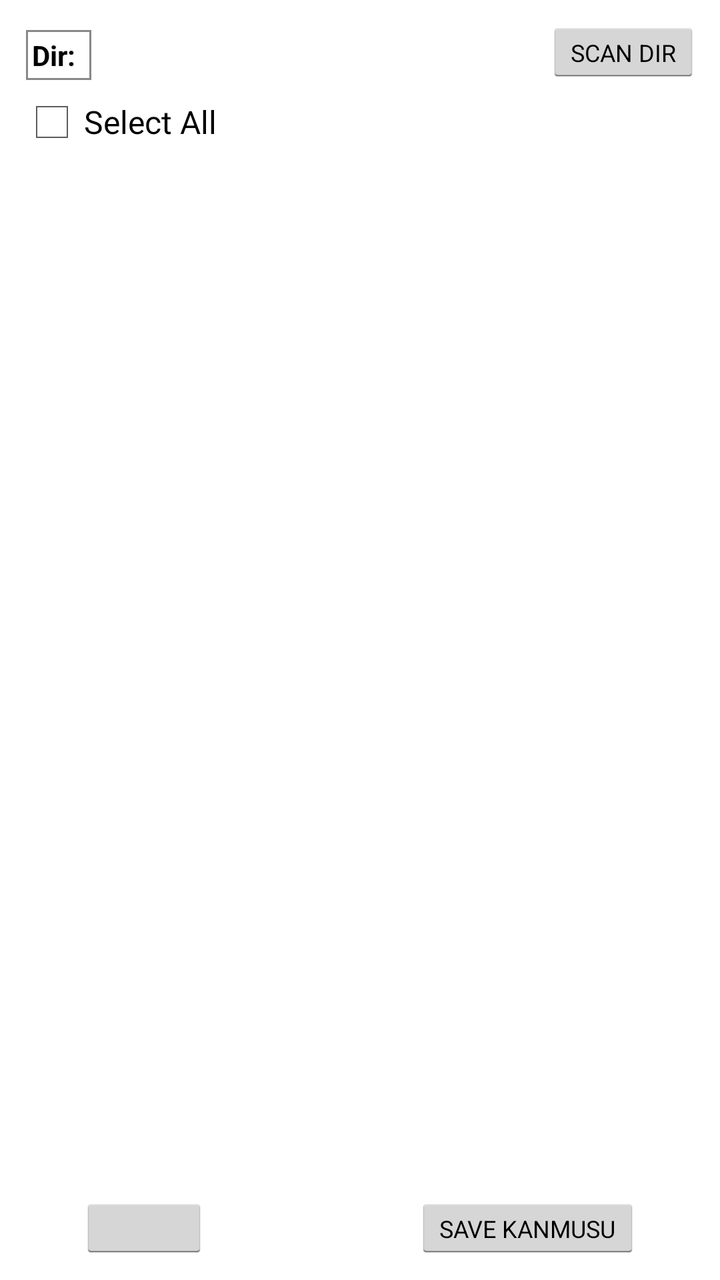
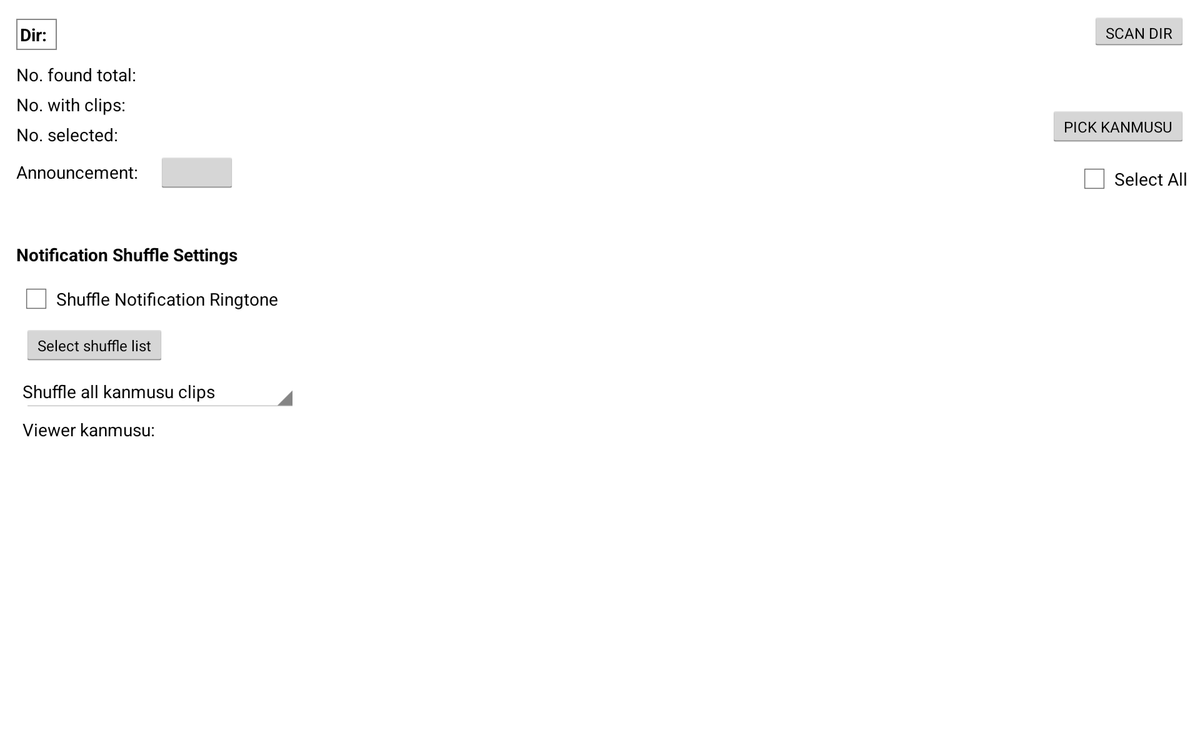

First picture: res/layout/ on a phone held upright. Second picture: the repository's own variant of that layout, on a device whose configuration matches the variant's folder. Source for both follows.
<!-- AndroidManifest.xml: application theme AppTheme -->
<!-- res/layout/fragment_kanmusu.xml -->
<RelativeLayout xmlns:android="http://schemas.android.com/apk/res/android"
    android:layout_width="match_parent"
    android:layout_height="match_parent"
    android:padding="10dp" >
    
    <LinearLayout 
        android:id="@+id/dirSelect"
        android:layout_width="wrap_content"
        android:layout_height="wrap_content"
        android:background="@drawable/back"
        android:padding="3dp"
        android:layout_marginTop="5dp"
        android:layout_marginLeft="3dp" >
        
	    <TextView
	        android:id="@+id/dirTitle"
	        android:layout_width="wrap_content"
	        android:layout_height="wrap_content"
	        android:text="@string/dirtitle"
	        style="@style/titletext" />
	    
	    <TextView
	        android:id="@+id/dirText"
	        android:layout_width="wrap_content"
	        android:layout_height="wrap_content"
	        android:layout_marginLeft="5dp"
	        style="@style/medtext" />
	    
    </LinearLayout>
        
    <Button
        android:id="@+id/scanButton"
        style="@style/button"
        android:layout_width="wrap_content"
        android:layout_alignParentTop="true"
        android:layout_alignParentRight="true"
        android:text="@string/scandir" />
    
    <CheckBox
        android:id="@+id/selectAllBox"
        android:layout_width="wrap_content"
        android:layout_height="wrap_content"
        android:layout_alignParentLeft="true"
        android:layout_below="@+id/dirSelect"
        android:layout_marginTop="5dp"
        android:text="@string/selectall" />
    
    <ScrollView
        android:id="@+id/kanmusuScroll"
        android:layout_width="wrap_content"
        android:layout_height="fill_parent"
        android:layout_above="@+id/saveButton"
        android:layout_below="@+id/selectAllBox"
        android:fadeScrollbars="false"
        android:verticalScrollbarPosition="left" >
        
	    <TableLayout
	        android:id="@+id/kanmusuTable"
	        android:layout_width="match_parent"
	        android:layout_height="wrap_content"
	        android:layout_marginLeft="5dp" >       
	    </TableLayout>
	    
    </ScrollView>
	
    <Button
        android:id="@+id/enableButton"
        style="@style/button"
        android:layout_width="wrap_content"
        android:layout_alignParentBottom="true"
        android:layout_alignParentLeft="true"
        android:layout_marginLeft="30dp"
        android:layout_marginTop="5dp" />
    
    <Button
        android:id="@+id/saveButton"
        style="@style/button"
        android:layout_width="wrap_content"
        android:layout_alignParentBottom="true"
        android:layout_alignParentRight="true"
        android:layout_marginRight="30dp"
        android:layout_marginTop="5dp"
        android:text="@string/savekanmusu" />

</RelativeLayout>
<!-- resources referenced by this layout -->
<resources>
  <!-- drawable back (drawable) -->
  <shape xmlns:android="http://schemas.android.com/apk/res/android" android:shape="rectangle" >
     <solid android:color="#ffffff" />
     <stroke android:width="1dip" android:color="#888888"/>
  </shape>
  <string name="dirtitle">Dir:</string>
  <string name="savekanmusu">SAVE KANMUSU</string>
  <string name="scandir">SCAN DIR</string>
  <string name="selectall">Select All</string>
  <style name="button" parent="AppBaseTheme">
          <item name="android:layout_height">32dp</item>
          <item name="android:textSize">12sp</item>
      </style>
  <style name="medtext" parent="AppBaseTheme">
          <item name="android:textSize">14sp</item>
          <item name="android:shadowColor">#ECECEC</item>
          <item name="android:shadowDx">1</item>
          <item name="android:shadowDy">1</item>
          <item name="android:shadowRadius">2</item>
      </style>
  <style name="titletext" parent="AppBaseTheme">
          <item name="android:textSize">14sp</item>
          <item name="android:textStyle">bold</item>
          <item name="android:shadowColor">#ECECEC</item>
          <item name="android:shadowDx">1</item>
          <item name="android:shadowDy">1</item>
          <item name="android:shadowRadius">2</item>
      </style>
  <style name="AppTheme" parent="AppBaseTheme">
          
          <item name="android:displayOptions">useLogo|showHome</item>
          <item name="android:spinnerItemStyle">@style/SpinnerItem</item>
      </style>
  <style name="AppBaseTheme" parent="android:Theme.Holo.Light.DarkActionBar">
          
      </style>
  <style name="SpinnerItem" parent="android:Widget.TextView.SpinnerItem">
          <item name="android:textAppearance">@style/TextAppearanceSpinnerItem</item>
          <item name="android:shadowColor">#ECECEC</item>
          <item name="android:shadowDx">1</item>
          <item name="android:shadowDy">1</item>
          <item name="android:shadowRadius">2</item>
      </style>
  <style name="TextAppearanceSpinnerItem" parent="android:TextAppearance.Widget.TextView.SpinnerItem">
          <item name="android:textColor">#000</item>
          <item name="android:textSize">14sp</item>        
      </style>
</resources>
<!-- res/layout-sw600dp-land/fragment_kanmusu.xml (the repository's variant of the layout above) -->
<!-- drawn on a 7-inch tablet turned sideways -->
<RelativeLayout xmlns:android="http://schemas.android.com/apk/res/android"
    android:layout_width="match_parent"
    android:layout_height="match_parent"
    android:padding="10dp" >
    
    <RelativeLayout
        android:id="@+id/kanmusuBgLayout"
        android:layout_width="fill_parent"
        android:layout_height="fill_parent"
        android:layout_alignParentBottom="true"
        android:layout_centerHorizontal="true" >
        
	    <ImageView
	        android:id="@+id/kanmusuBgImage"
	        android:layout_width="fill_parent"
	        android:layout_height="fill_parent"       
	        android:layout_marginBottom="10dp"
	        android:layout_above="@+id/kanmusuBgText"       
	        android:adjustViewBounds="true"
	        android:scaleType="fitCenter"
	        android:contentDescription="@string/bgdesc" />
	    
	    <TextView
	        android:id="@+id/kanmusuBgText"
	        style="@style/medtext"
	        android:layout_width="wrap_content"
	        android:layout_height="wrap_content"
	        android:layout_marginBottom="5dp"
	        android:layout_alignParentBottom="true"
	        android:layout_centerInParent="true" />
    
   	</RelativeLayout>
    
    <LinearLayout 
        android:id="@+id/dirSelect"
        android:layout_width="wrap_content"
        android:layout_height="wrap_content"
        android:background="@drawable/back"
        android:padding="3dp"
        android:layout_marginTop="5dp"
        android:layout_marginLeft="3dp"
        android:layout_marginStart="3dp" >
        
	    <TextView
	        android:id="@+id/dirTitle"
	        style="@style/titletext"
	        android:layout_width="wrap_content"
	        android:layout_height="wrap_content"
	        android:text="@string/dirtitle" />
	    
	    <TextView
	        android:id="@+id/dirText"
	        style="@style/medtext"
	        android:layout_width="wrap_content"
	        android:layout_height="wrap_content"
	        android:layout_marginLeft="5dp"
	        android:layout_marginStart="5dp" />
	    
    </LinearLayout>
    
    <TextView
        android:id="@+id/foundTextTitle"
        style="@style/medtext"
        android:layout_width="wrap_content"
        android:layout_height="wrap_content"
        android:layout_alignLeft="@+id/dirSelect"
        android:layout_alignStart="@+id/dirSelect"
        android:layout_below="@+id/dirSelect"
        android:layout_marginTop="10dp"
        android:text="@string/numfoundtitle" />
    
    <TextView
        android:id="@+id/foundText"
        style="@style/medtext"
        android:layout_width="wrap_content"
        android:layout_height="wrap_content"
        android:layout_alignBottom="@+id/foundTextTitle"
        android:layout_toRightOf="@+id/foundTextTitle"
        android:layout_toEndOf="@+id/foundTextTitle"
        android:layout_marginLeft="5dp"
        android:layout_marginStart="5dp" />
    
    <TextView
        android:id="@+id/clipsTextTitle"
        style="@style/medtext"
        android:layout_width="wrap_content"
        android:layout_height="wrap_content"
        android:layout_alignLeft="@+id/dirSelect"
        android:layout_alignStart="@+id/dirSelect"
        android:layout_below="@+id/foundTextTitle"
        android:layout_marginTop="5dp"
        android:text="@string/numclipstitle" />
    
    <TextView
        android:id="@+id/clipsText"
        style="@style/medtext"
        android:layout_width="wrap_content"
        android:layout_height="wrap_content"
        android:layout_alignBottom="@+id/clipsTextTitle"
        android:layout_toRightOf="@+id/clipsTextTitle"
        android:layout_toEndOf="@+id/clipsTextTitle"
        android:layout_marginLeft="5dp"
        android:layout_marginStart="5dp" />
    
    <TextView
        android:id="@+id/useTextTitle"
        style="@style/medtext"
        android:layout_width="wrap_content"
        android:layout_height="wrap_content"
        android:layout_alignLeft="@+id/dirSelect"
        android:layout_alignStart="@+id/dirSelect"
        android:layout_below="@+id/clipsTextTitle"
        android:layout_marginTop="5dp"
        android:text="@string/numusetitle" />
    
    <TextView
        android:id="@+id/useText"
        style="@style/medtext"
        android:layout_width="wrap_content"
        android:layout_height="wrap_content"
        android:layout_alignBottom="@+id/useTextTitle"
        android:layout_toRightOf="@+id/useTextTitle"
        android:layout_toEndOf="@+id/useTextTitle"
        android:layout_marginLeft="5dp"
        android:layout_marginStart="5dp" />
    
    <Button
        android:id="@+id/scanButton"
        style="@style/button"
        android:layout_width="wrap_content"
        android:layout_alignParentRight="true"
        android:layout_alignParentEnd="true"
        android:layout_alignBottom="@+id/dirSelect"
        android:text="@string/scandir" />
    
    <Button
        android:id="@+id/pickButton"
        style="@style/button"
        android:layout_width="wrap_content"
        android:layout_alignBottom="@id/useTextTitle"
        android:layout_alignParentRight="true"
        android:layout_alignParentEnd="true"
        android:text="@string/pickkanmusu" />
    
    <CheckBox
        android:id="@+id/selectAllBox"
        style="@style/medtext"
        android:layout_width="wrap_content"
        android:layout_height="wrap_content"
        android:layout_below="@+id/pickButton"
        android:layout_alignRight="@+id/pickButton"
        android:layout_alignEnd="@+id/pickButton"
        android:layout_marginTop="10dp"
        android:text="@string/selectall" />
    
    <LinearLayout
        android:id="@+id/enableLayout"
        android:layout_width="wrap_content"
        android:layout_height="wrap_content"
        android:layout_alignLeft="@+id/useTextTitle"
        android:layout_alignStart="@+id/useTextTitle"
	    android:layout_below="@+id/useTextTitle"
	    android:layout_marginTop="5dp"
        >
	    <TextView
	        android:id="@+id/enableText"
	        style="@style/medtext"
	        android:layout_width="wrap_content"
	        android:layout_height="wrap_content"      
	        android:text="@string/enabletexttitle" />
	    
	    <TextView
	        android:id="@+id/announceStatus"
	        style="@style/medtext"
	        android:layout_width="wrap_content"
	        android:layout_height="wrap_content"
	        android:layout_marginLeft="5dp"
	        android:layout_marginStart="5dp" />  
	    	
	    <Button
	        android:id="@+id/enableButton"
	        style="@style/button"
	        android:layout_width="wrap_content"
	        android:layout_marginLeft="10dp"
	        android:layout_marginStart="10dp"
	        android:textAllCaps="true" />
    </LinearLayout>
    
    <TextView
        android:id="@+id/shuffleSettingsTitle"
        style="@style/titletext"
        android:layout_width="wrap_content"
        android:layout_height="wrap_content"
        android:layout_alignLeft="@+id/enableLayout"
        android:layout_alignStart="@+id/enableLayout"
        android:layout_below="@+id/enableLayout"
        android:layout_marginTop="40dp"
        android:text="@string/shufflesettingstitle" />
         
    <CheckBox
	    android:id="@+id/shuffleBox"
	    style="@style/medtext"
	    android:layout_width="wrap_content"
	    android:layout_height="wrap_content"
	    android:layout_alignLeft="@+id/shuffleSettingsTitle"
	    android:layout_alignStart="@+id/shuffleSettingsTitle"
	    android:layout_below="@+id/shuffleSettingsTitle"
	    android:layout_marginTop="10dp"
	    android:text="@string/useshuffle"
	    android:saveEnabled="false" />
    
    <Button
	    android:id="@+id/shuffleClipSelection"
	    style="@style/button"
	    android:layout_width="wrap_content"
	    android:layout_below="@+id/shuffleBox"
	    android:layout_alignLeft="@+id/shuffleBox"
	    android:layout_alignStart="@+id/shuffleBox"
	    android:layout_marginTop="5dp"
	    android:layout_marginLeft="5dp"
	    android:layout_marginStart="5dp"
	    android:text="@string/shuffleclipselectiontext" />
	
	<Spinner
	    android:id="@+id/shuffleSpinner"
	    android:layout_width="220dp"
	    android:layout_height="wrap_content"
	    android:layout_alignLeft="@+id/shuffleClipSelection"
	    android:layout_alignStart="@+id/shuffleClipSelection"
	    android:layout_below="@+id/shuffleClipSelection"
	    android:layout_marginTop="5dp"
	    android:prompt="@string/shufflespinner"
	    android:entries="@array/shuffleaction"
	    android:spinnerMode="dialog"
	    android:saveEnabled="false" />
	
	<TextView
	    android:id="@+id/shuffleViewerTitle"
	    style="@style/medtext"
	    android:layout_width="wrap_content"
	    android:layout_height="wrap_content"
	    android:layout_alignLeft="@+id/shuffleSpinner"
	    android:layout_alignStart="@+id/shuffleSpinner"
	    android:layout_below="@+id/shuffleSpinner"
	    android:layout_marginTop="5dp"
	    android:text="@string/viewerkantext" />
	
	<TextView
	    android:id="@+id/shuffleViewerText"
	    style="@style/medtext"
	    android:layout_width="wrap_content"
	    android:layout_height="wrap_content"
	    android:layout_alignBottom="@+id/shuffleViewerTitle"
	    android:layout_toRightOf="@+id/shuffleViewerTitle"
	    android:layout_toEndOf="@+id/shuffleViewerTitle"
	    android:layout_marginLeft="5dp"	    
	    android:layout_marginStart="5dp"	    
	    android:saveEnabled="false" />
		
</RelativeLayout>
<!-- resources referenced by the variant -->
<!-- as a 7-inch tablet turned sideways resolves them -->
<resources>
  <string-array name="shuffleaction">
          <item>Shuffle all kanmusu clips</item>
          <item>Shuffle only selected kanmusu clips</item>
          <item>Shuffle only current kanmusu clips</item>
          <item>Shuffle viewer selected kanmusu clips</item>
      </string-array>
  <!-- drawable back (drawable) -->
  <shape xmlns:android="http://schemas.android.com/apk/res/android" android:shape="rectangle" >
     <solid android:color="#ffffff" />
     <stroke android:width="1dip" android:color="#888888"/>
  </shape>
  <string name="bgdesc">background</string>
  <string name="dirtitle">Dir:</string>
  <string name="enabletexttitle">Announcement: </string>
  <string name="numclipstitle">No. with clips: </string>
  <string name="numfoundtitle">No. found total: </string>
  <string name="numusetitle">No. selected: </string>
  <string name="pickkanmusu">PICK KANMUSU</string>
  <string name="scandir">SCAN DIR</string>
  <string name="selectall">Select All</string>
  <string name="shuffleclipselectiontext">Select shuffle list</string>
  <string name="shufflesettingstitle">Notification Shuffle Settings</string>
  <string name="shufflespinner">Choose Shuffle Type</string>
  <string name="useshuffle">Shuffle Notification Ringtone</string>
  <string name="viewerkantext">Viewer kanmusu: </string>
  <style name="button" parent="AppBaseTheme">
          <item name="android:layout_height">32dp</item>
          <item name="android:textSize">12sp</item>
      </style>
  <style name="medtext" parent="AppBaseTheme">
          <item name="android:textSize">14sp</item>
          <item name="android:shadowColor">#ECECEC</item>
          <item name="android:shadowDx">1</item>
          <item name="android:shadowDy">1</item>
          <item name="android:shadowRadius">2</item>
      </style>
  <style name="titletext" parent="AppBaseTheme">
          <item name="android:textSize">14sp</item>
          <item name="android:textStyle">bold</item>
          <item name="android:shadowColor">#ECECEC</item>
          <item name="android:shadowDx">1</item>
          <item name="android:shadowDy">1</item>
          <item name="android:shadowRadius">2</item>
      </style>
  <style name="AppTheme" parent="AppBaseTheme">
          
          <item name="android:displayOptions">useLogo|showHome</item>
          <item name="android:spinnerItemStyle">@style/SpinnerItem</item>
      </style>
  <style name="AppBaseTheme" parent="android:Theme.Holo.Light.DarkActionBar">
          
      </style>
  <style name="SpinnerItem" parent="android:Widget.TextView.SpinnerItem">
          <item name="android:textAppearance">@style/TextAppearanceSpinnerItem</item>
          <item name="android:shadowColor">#ECECEC</item>
          <item name="android:shadowDx">1</item>
          <item name="android:shadowDy">1</item>
          <item name="android:shadowRadius">2</item>
      </style>
  <style name="TextAppearanceSpinnerItem" parent="android:TextAppearance.Widget.TextView.SpinnerItem">
          <item name="android:textColor">#000</item>
          <item name="android:textSize">14sp</item>        
      </style>
</resources>
